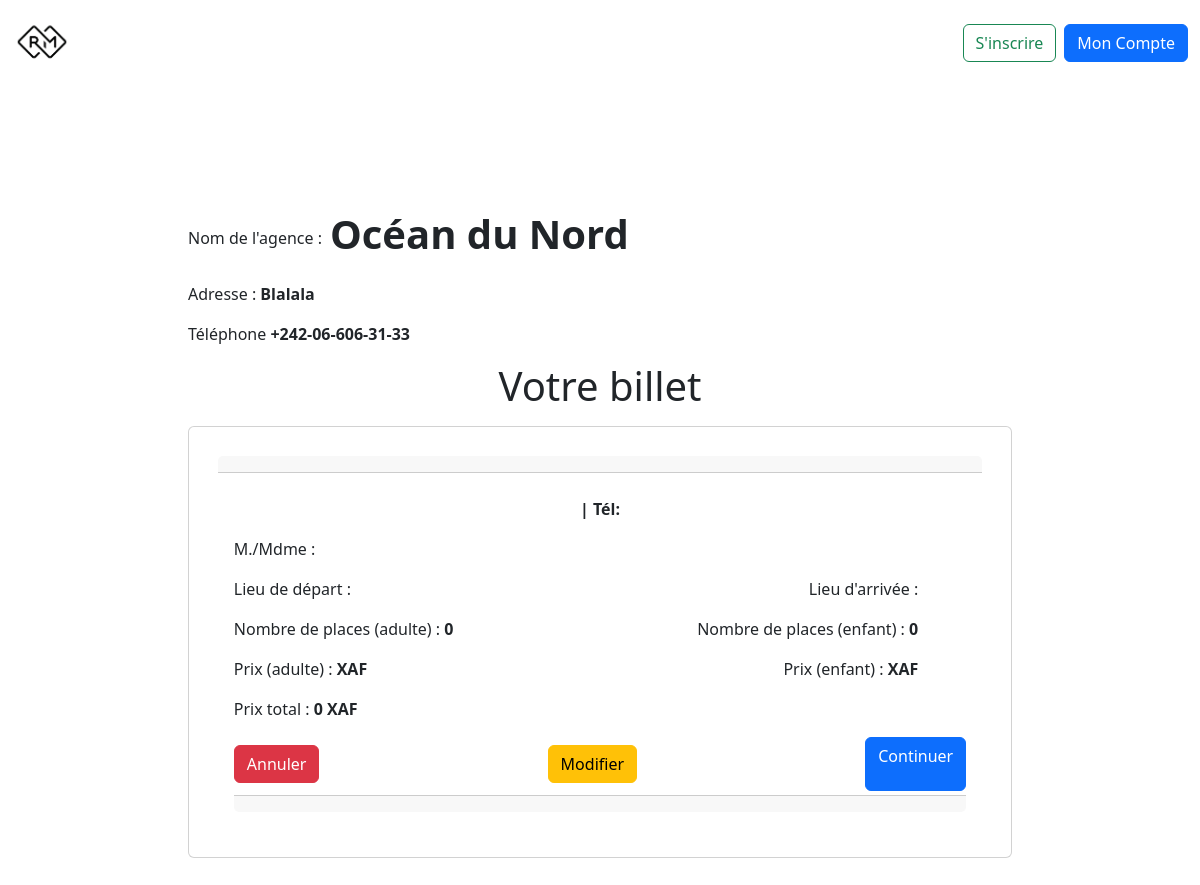
The page /RM_Reservation/ticket.php?agency_id=1 (signed in) on the database its author committed.
### tables this page shows
CREATE TABLE `agency` (
  `agency_id` int(11) NOT NULL,
  `image_agency_id` int(11) NOT NULL,
  `name` varchar(50) NOT NULL,
  `phone` varchar(20) NOT NULL,
  `address` varchar(100) NOT NULL
);

### RM_Reservation/ticket.php (the view, shortened to what this page needs)
<?php
    require('db.php');
    $agency_id = (int)$_GET['agency_id'];
    $route_id = (int)$_SESSION['route_id'];
    $owner = $_SESSION['owner'];
    $num_adult_seats = (int)$_SESSION['num_adult_seats'] ;
    $num_child_seats = (int)$_SESSION['num_child_seats'] ;
    $req = $db->prepare("SELECT
                          agency.name AS agency_name,
                          agency.phone,
                          agency.address,
                          route.departure_location,
                          route.arrival_location,
                          route.adult_price,
                          route.child_price,
                          route.days
                        FROM agency, route
                        WHERE route.agency_id = agency.agency_id
                        AND agency.agency_id = :agency_id
                        AND route.route_id = :route_id;");
    $req->bindValue(':agency_id', $agency_id);
    $req->bindValue(':route_id', $route_id);
    $req->execute();
    $info = $req->fetch(PDO::FETCH_OBJ);
    $total_adult = $num_adult_seats * $info->adult_price;
    $total_child = $num_child_seats * $info->child_price;
    $total_price = $total_adult + $total_child;
    $req = $db->prepare("SELECT agency.name, agency.phone, agency.address  FROM agency WHERE agency_id = :agency_id");
    $req->bindValue(':agency_id', $agency_id);
    $req->execute();
    $agency = $req->fetch(PDO::FETCH_OBJ);
    include'./layouts/header.php';
    include'./layouts/navbar.php';
?>
<main class="d-flex align-items-center justify-content-center  wh-100 vh-100 m-auto mt-5">
    <section class="row">
        <div class="col-md-12" style="padding: 0px 200px">
            <p class="d-flex align-items-center"> Nom de l'agence : <span class="fw-bold h1 ms-2"> <?= $agency->name ?> </span> </p>
            <p> Adresse : <span class="fw-bold"> <?= $agency->address ?> </span> </p>
            <p> Téléphone <span class="fw-bold"> <?= $agency->phone ?> </span> </p>
        </div>
        <p class="col-md-12 text-center display-6">Votre billet</p>
        <div class="col-md-12" style="padding: 0px 200px">
                <div class="card w-100">
                <div class="card-header"></div>
                <div class="card-body">
                <div class="card-title text-center">
                    <p class="fw-bold"> <?= $info->address?> | Tél: <?=  $info->phone  ?> </p>
                </div>
                <form action="" method="POST">
                    <div class="card-text">
                        <p>M./Mdme : <span class="fw-semibold"> <?= $owner ?> </span></p>
                       <div class="d-flex align-items-center justify-content-between">
                        <p>Lieu de départ : <span class="fw-semibold me-5"> <?= $info->departure_location ?></span> </p>
                        <p>Lieu d'arrivée : <span class="fw-semibold me-5"> <?= $info->arrival_location ?> </span> </p>
                       </div>
                        <div class="d-flex align-items-center justify-content-between">
                            <p>Nombre de places (adulte) : <span class="fw-semibold me-5"> <?= $num_adult_seats ?>  </span></p>
                            <p>Nombre de places (enfant) : <span class="fw-semibold me-5"> <?= $num_child_seats ?>  </span></p>
                        </div>
                        <div class="d-flex align-items-center justify-content-between">
                            <p>Prix (adulte) : <span class="fw-semibold me-5"> <?= $info->adult_price ?> XAF </span></p>
                            <p>Prix (enfant) : <span class="fw-semibold me-5"> <?= $info->child_price ?> XAF </span></p>
                        </div>
                        <p>Prix total : <span class="fw-semibold me-5"> <?= $total_price ?> XAF</span> </p>
                    </div>
                    <div class="d-flex align-items-center justify-content-between my-1">
                        <a href="index.php" class="btn btn-danger">Annuler</a>
                        <a href=<?="info-part-1.php?agency_id=$agency_id" ?> class="btn btn-warning">Modifier</a>
                        <button type="submit" name="submit" class="btn btn-primary">Continuer</p>
                    </div>
                </form>
                <div class="card-footer text-body-secondary"></div>
            </div>
        </div>
    </section>
</main>
<?php
    include('./layouts/footer.php');
?>

### RM_Reservation/assets/css/style.css (style rules this page uses)
.card { width: 190px; height: 254px; border-radius: 20px; background: #f5f5f5; position: relative; padding: 1.8rem; border: 2px solid #c3c6ce; transition: 0.5s ease-out; overflow: visible; }

### rows shown on the page
agency: name "Océan du Nord", address "Blalala", phone "+242-06-606-31-33"

### other values the page prints
$num_adult_seats "0"
$num_child_seats "0"
$total_price "0"
